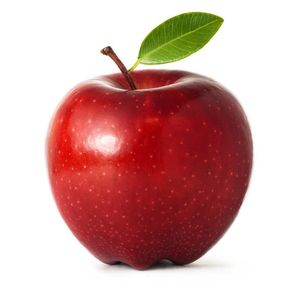
#> input picture CobindTwoImage/apple.jpg, 300 x 300 px
$ python mixTwoImage.py
#> lines starting #> are read from the running program, lines starting #| are printed output that depends on the picture
import numpy
import cv2
import math

#img = cv2.imread('kuet.jpg', cv2.IMREAD_GRAYSCALE)

appleImage=cv2.imread('apple.jpg', 0)
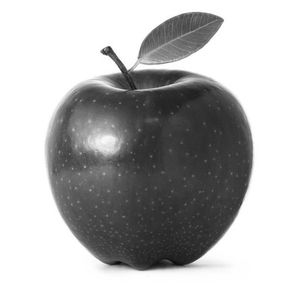
#> appleImage: shape (300, 300); min 6, max 255, mean 182.6
orangeImage=cv2.imread('orange.jpg', 0)
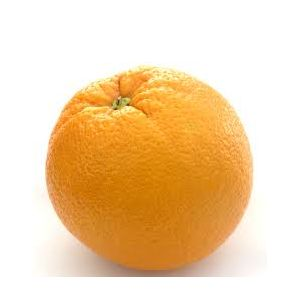
#> input picture CobindTwoImage/orange.jpg, 300 x 300 px
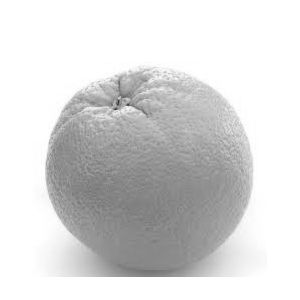
#> orangeImage: shape (300, 300); min 43, max 255, mean 217


appleImageCopy=appleImage.copy()
orangeImageCopy=orangeImage.copy()
mixtureImage=appleImage.copy()


## apple add first then orange
appleRow,appleCol=appleImageCopy.shape
#> appleRow = 300; appleCol = 300
w=appleCol/2
#> w = 150
wide=20

for i in range(appleRow):
    f=1/40
    e=40
    for j in range(appleCol):
        if (j>w+wide):
            mixtureImage[i,j]=orangeImage[i,j]
        if (j>=w-wide and j<=w+wide):
              a=e*f
              b=1-a
              e=e-1
              x=a*appleImageCopy[i,j]
              y=b*orangeImageCopy[i,j]
              mixtureImage[i,j]=x+y
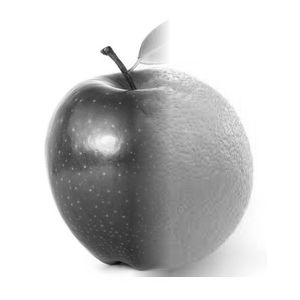
#> mixtureImage: shape (300, 300); min 6, max 255, mean 205.4

cv2.imshow('Apple', appleImage)
cv2.imshow('orange', orangeImage)

cv2.imshow('mixedImage : ', mixtureImage)

cv2.waitKey(0)
cv2.destroyAllWindows();
